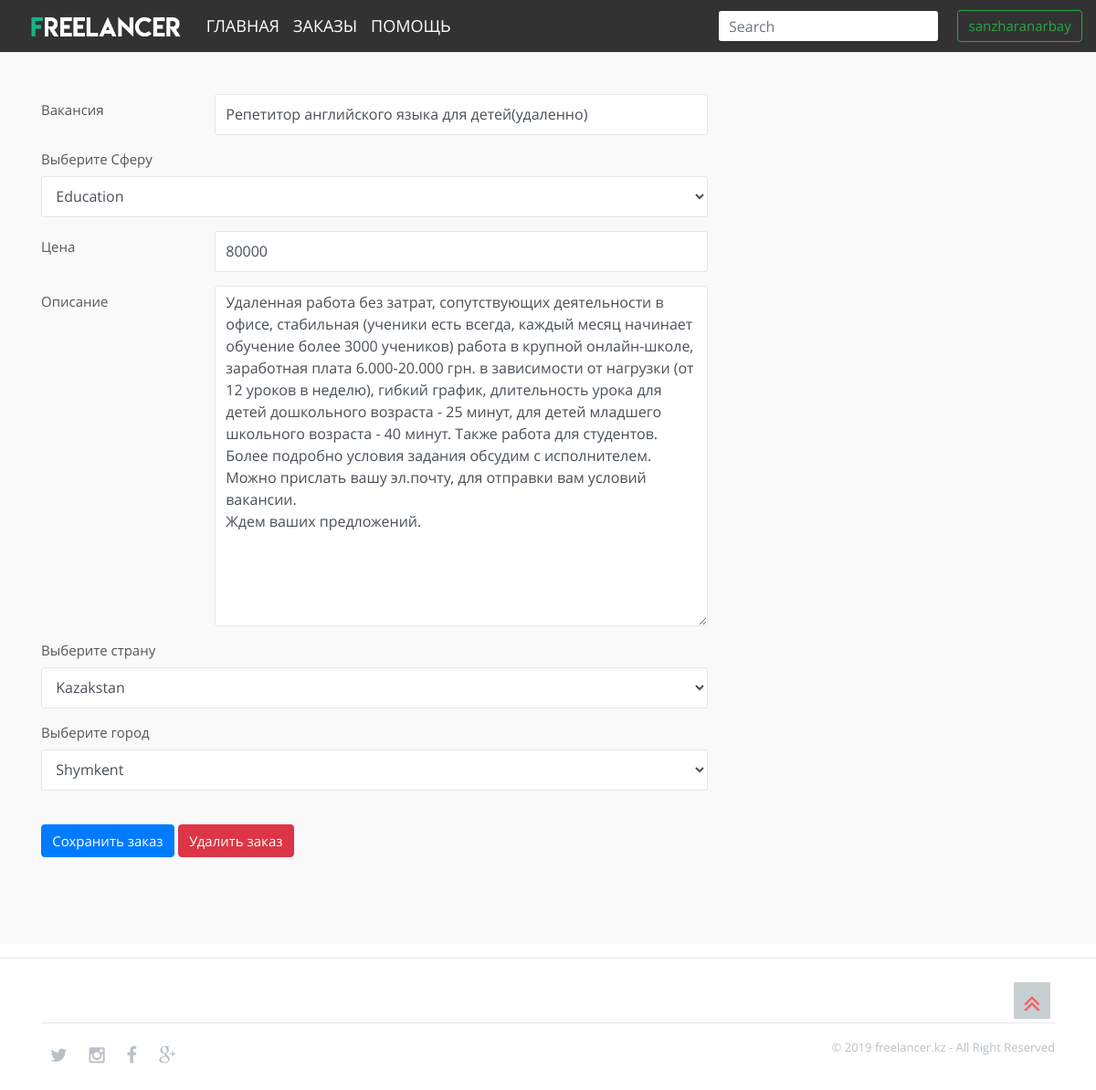
/editvacancy.php?id=37 (signed in), run on the app's committed database.
### tables this page shows
CREATE TABLE `vacancies` (
  `v_id` int(11) NOT NULL,
  `user_id` int(11) NOT NULL,
  `profession_id` int(11) NOT NULL,
  `vacancy_name` varchar(255) NOT NULL,
  `requirements` longtext NOT NULL,
  `price` int(11) NOT NULL,
  `v_country` int(11) NOT NULL,
  `v_state` int(11) NOT NULL,
  `v_city` varchar(255) NOT NULL,
  `v_statusid` int(11) NOT NULL,
  `post_date` timestamp NOT NULL DEFAULT CURRENT_TIMESTAMP ON UPDATE CURRENT_TIMESTAMP
);

CREATE TABLE `professions` (
  `p_id` int(11) NOT NULL,
  `name` varchar(255) NOT NULL
);

CREATE TABLE `countries` (
  `country_id` int(11) NOT NULL,
  `country_name` varchar(30) NOT NULL
);

CREATE TABLE `cities` (
  `city_id` int(11) NOT NULL,
  `city_name` varchar(30) NOT NULL,
  `state_id` int(11) NOT NULL
);

### editvacancy.php (the view, shortened to what this page needs)
<?php
  if (isset($_SESSION['username']) && ($_SESSION['role_id']==3)) {
?>
<!doctype html>
 <html class="no-js" lang="">
    <head>
        <link rel="stylesheet" href="assets/css/bootstrap.css" type="text/css">
        <link rel="stylesheet" href="assets/css/plugins.css" />
        <link rel="stylesheet" href="assets/css/opensans-web-font.css" />
        <link rel="stylesheet" href="assets/css/montserrat-web-font.css" />
        <link rel="stylesheet" href="assets/css/font-awesome.min.css" type="text/css">
        <link rel="stylesheet" href="assets/css/style.css" type="text/css">
        <link rel="stylesheet" href="assets/css/responsive.css" type="text/css">
    </head>
    <body>
         <nav class="navbar navbar-expand-md  fixed-top mainmenu">
  <a class="navbar-brand" href="index.php"><img src="assets/images/logo2.png" height="30" alt="Logo"> </a>
  <div class="collapse navbar-collapse" id="navbarCollapse">
    <ul class="navbar-nav mr-auto">
      <li class="nav-item active">
        <a class="nav-link" href="index.php">Главная <span class="sr-only">(current)</span></a>
      </li>
      <li class="nav-item">
        <a class="nav-link" href="vacancies.php">Заказы</a>
      </li>
      <li class="nav-item">
        <a class="nav-link" href="help.php">Помощь</a>
      </li>
		</ul>
    <form class="form-inline">
      <input class="form-control searchbox" type="text" placeholder="Search" aria-label="Search">
    </form>
    <div class="content">
    	<div class="dropdown">
  <button class="btn btn-outline-success"><?php echo $_SESSION['username']; ?></button>
</div>
	</div>
  </div>
</nav>
<?php
include 'db.php';
 if(isset($_GET['id'])&&is_numeric($_GET['id'])){
$query = $connection->prepare(" SELECT v.v_id, v.user_id, v.profession_id,  v.vacancy_name,v.requirements, v.price,v.v_country, v.v_state, v.v_city, v.v_statusid,  v.post_date, p.p_id, p.name, u.id, u.username, c.country_id, c.country_name, ci.city_id, ci.city_name, s.s_id, s.status
                     FROM vacancies v
                     LEFT OUTER JOIN professions p  ON p.p_id = v.profession_id
                     LEFT OUTER JOIN users u  ON u.id = v.user_id
                     LEFT OUTER JOIN countries c  ON c.country_id = v.v_country
                     LEFT OUTER JOIN cities ci  ON ci.city_id = v.v_city
                     LEFT OUTER JOIN status s   ON s.s_id = v.v_statusid
                     WHERE v.user_id = :user_id AND v.v_id = :id LIMIT 1") or die($mysqli->error);
    $query->execute(array('id'=>$_GET['id'], 'user_id'=>$_SESSION['user_id']));
    $vacancy = $query->fetch();
}
?>
  <section id="vacancies" class="sections">
  <div class="container">
    <div class="row">
   <div class="col-md-8">
            <br>
<?php
    if(isset($vacancy)&&$vacancy!=null){
        ?>
<form action="to_save_vacancy.php" method="post" id="edit_vacancy_id" novalidate>
                    <div class="form-group row">
                        <label class="col-sm-3 col-form-label"> Вакансия</label>
                        <div class="col-sm-9">
                            <input type="text" class="form-control" name="vacancy_name" value="<?php echo $vacancy['vacancy_name'];?>" required>
                        </div>
                    </div>
                    <div class="form-group">
                      <label for="sindustry">Выберите Сферу</label>
                      <select class="form-control" id="sindustry" name="profession_id" required>
                        <option value="<?php echo $vacancy['profession_id']?>"><?php echo $vacancy['name']?></option>
                      </select>
                    </div>
                    <div class="form-group row">
                        <label  class="col-sm-3 col-form-label">Цена</label>
                        <div class="col-sm-9">
                            <input type="number" class="form-control" name="price" value="<?php echo $vacancy['price'];?>" required>
                        </div>
                    </div>
                    <div class="form-group row">
                        <label  class="col-sm-3 col-form-label">Описание</label>
                        <div class="col-sm-9">
                            <textarea  rows = "15" class="form-control" name="requirements" required><?php echo $vacancy['requirements'];?></textarea>
                        </div>
                    </div>
                     <div class="form-group">
                      <label for="scity">Выберите страну</label>
                      <select class="form-control" id="scountry" name="country" required>
                        <option><?php echo $vacancy['country_name'] ?></option>
                      </select>
                    </div>
                    <div class="form-group">
                      <label for="scity">Выберите город</label>
                      <select class="form-control" id="scity" name="city" required>
                        <option><?php echo $vacancy['city_name'] ?></option>
                      </select>
                    </div>
                    <div class="form-group row">
                        <div class="col-sm-12">
                            <br>
                             <?php
                    if($vacancy['id']==$_SESSION['user_id']) {?>
                            <input type="submit" class="btn btn-primary" name="save_vacancy" value="Сохранить заказ">
                            <input type="button" class="btn btn-danger" name="delete_vacancy" value="Удалить заказ" onclick="toDeleteVacancy()">
                <?php
                }else{
                echo  "<h1> 404 VACANCY NOT FOUND!!!   </h1>";
                }
                ?>
                        </div>
                    </div>
                </form>
        <?php
    }else{
        echo  "<h1> ACCESS DENIED!!!   </h1>";
    }
    ?>
    </div>
    </div>
  </div>
 </section>
    <hr>
    <?php }else{
  header("location:404.php");
}
  ?>
		<div class="scroll-top">
			<div class="scrollup">
				<i class="fa fa-angle-double-up"></i>
			</div>
		</div>
        <footer>
            <div class="container">
			<hr>
            	<div class="row">
            		<div class="col-md-6 col-sm-6 col-xs-12">
						<div class="social-network">
							<a href="#"><i class="fa fa-twitter"></i></a>
							<a href="#"><i class="fa fa-instagram"></i></a>
							<a href="#"><i class="fa fa-facebook"></i></a>
							<a href="#"><i class="fa fa-google-plus"></i></a>
						</div>
					</div>
            		<div class="col-md-6 col-sm-6 col-xs-12">
						<div class="copyright">
							<p>© 2019 freelancer.kz - All Right Reserved</p>
						</div>
					</div>
            	</div>
            </div>
        </footer>
    </body>
</html>

### assets/css/style.css (style rules this page uses)
html, body { background-color: #ffffff; font-size: 15px; color: #565656; width: 100%; padding: 0; margin-left: 0; margin-right: 0; font-family: 'open_sansregular'; font-weight: 300; }
img { -moz-user-select: none; -webkit-user-select: none; -ms-user-select: none; user-select: none; -webkit-user-drag: none; user-drag: none; }
a, a:hover, a:active, a:focus { text-decoration: none; outline: none; }
a, button, a span { -webkit-transition: 0.2s ease-in-out; -o-transition: 0.2s ease-in-out; transition: 0.2s ease-in-out; }
*, *:before, *:after { -webkit-box-sizing: border-box; -moz-box-sizing: border-box; box-sizing: border-box; }
p { margin: 0 0 15px; }
ol, ul { list-style: none; padding: 0; }
img { max-width: 100%; }
textarea, input[type="text"], input[type="password"], input[type="datetime"], input[type="datetime-local"], input[type="date"], input[type="month"], input[type="time"], input[type="week"], input[type="number"], input[type="email"], input[type="url"], input[type="search"], input[type="tel"], input[type="color"], .uneditable-input { outline: none; }
.form-control { border: 1px solid rgba(0, 0, 0, 0.08); font-size: 16px; height: 45px; }
p { line-height: 1.5rem; font-size: 1.1rem; color:#9aa0ab; }
p:last-child { margin-bottom: 0px; }
.sections { padding-top: 80px; padding-bottom: 80px; position: relative; overflow: hidden; }
footer { padding:40px 0; }
section:nth-of-type(odd) { background-color: #F9F9F9; }
.mainmenu { background-color:rgba(50, 50, 50, 1); border-color:transparent; }
.mainmenu .navbar-brand { padding: 0px 0px; }
.navbar-brand img { margin-top: 0px; padding-left: 15px; }
.navbar-nav { padding-top: 0px; }
.mainmenu .navbar-nav li a { text-transform:uppercase; font-size:14px; color:#263742; }
.mainmenu .navbar-nav li a { color:#fff; font-size:18px; transition:.3s ease-in-out; }
.social-network a i { margin:10px; color:#b9c0c6; font-size:20px; transition:.3s ease-in-out; -webkit-transition:.3s ease-in-out; -moz-transition:.3s ease-in-out; }
.copyright p { font-size:13px; color:#b9c0c6; text-align:right; }
.scrollup { width:40px; height:40px; text-align:center; color:#fa5c65; font-size:30px; background:#c8cfd0; position:fixed; bottom:100px; right:50px; font-weight:bold; }

### editvacancy.php (style rules this page uses)
.dropdown { position: relative; display: inline-block; }
.searchbox { height:35px; margin-right:20px; }

### data on the page
vacancies: vacancy_name "Репетитор английского языка для детей(удаленно)", profession_id "Education", price "80000", requirements "Удаленная работа без затрат, сопутствующих деятельности в офисе, стабильная (ученики есть всегда, каждый месяц начинает обучение более 3000 учеников) работа в крупной онлайн-школе, заработная плата 6.000-20.000 грн. в зависимости от нагрузки (от 12 уроков в неделю), гибкий график, длительность урока для детей дошкольного возраста - 25 минут, для детей младшего школьного возраста - 40 минут. Также работа для студентов. Более подробно условия задания обсудим с исполнителем. Можно прислать вашу эл.почту, для отправки вам условий вакансии. Ждем ваших предложений.", country "Kazakstan", city "Shymkent"

### other printed values
$_SESSION['username'] "sanzharanarbay"
